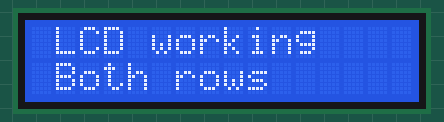
The sketch below on a simulated Arduino Uno, built with avr-gcc and run on an emulated ATmega328P. Shown: 16×2 character LCD.

Above: at 0.1 s.
At 5.1 s:
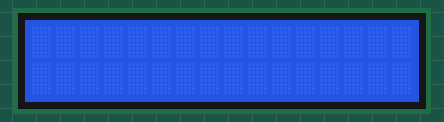

Measured:
- what the display in image 1 shows lasts 0.5 s, from 5.1 s to 5.6 s

The sketch:

lcdTest.ino
```cpp
#include <Wire.h>
#include <LiquidCrystal_I2C.h>

LiquidCrystal_I2C lcd(0x27,16,2);  // set the LCD address to 0x27 for a 16 chars and 2 line display

void setup(){
  lcd.init();                      // initialize the lcd
  // Print a message to the LCD.
  lcd.backlight();
  lcd.setCursor(1,0);
  lcd.print("LCD working");
  lcd.setCursor(1,1);
  lcd.print("Both rows");
  delay(5000);
}


void loop(){
  lcd.clear();
  delay(500);
  lcd.setCursor(1,0);
  lcd.print("LCD working");
  lcd.setCursor(1,1);
  lcd.print("Both rows");
  delay(1000);

}
```
